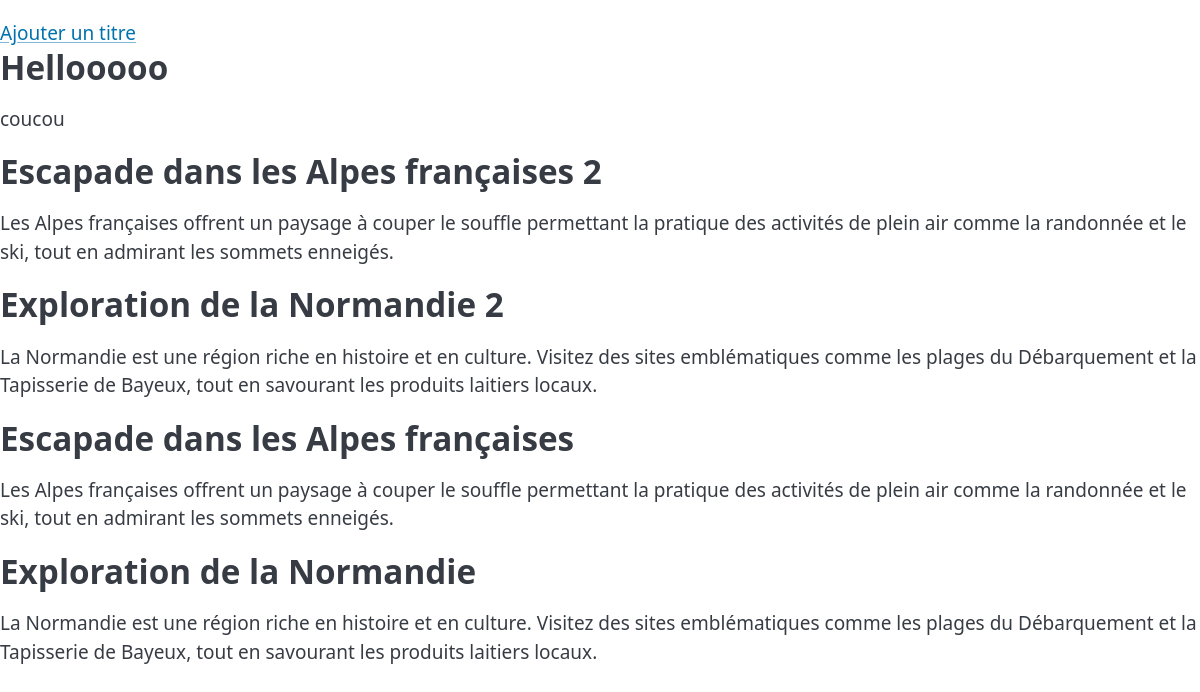
/blog/index.php, run on the app's committed database.
### tables this page shows
CREATE TABLE `article` (
  `id` int(11) NOT NULL,
  `title` varchar(255) NOT NULL,
  `content` text NOT NULL
);

### blog/index.php (the view, shortened to what this page needs)
<?php
$connexion = new PDO("mysql:host=localhost;dbname=blog_db", 'root', '');
$result = $connexion->query('SELECT * FROM article ORDER BY id DESC');
$articles = [];
while ($row = $result->fetch(PDO::FETCH_ASSOC)):
    $articles[] = $row;
endwhile;
?>
<!DOCTYPE html>
<html lang="fr">
<head>
    <link
        rel="stylesheet"
        href="https://cdn.jsdelivr.net/npm/@picocss/pico@2/css/pico.min.css">
</head>
<body>
    <main>
        <header>
            <a href="add_form.php">Ajouter un titre</a>
        </header>
        <?php
        foreach ($articles as $article):
        ?>
            <section>
                <h2><?= $article['title'] ?></h2>
                <p><?= $article['content'] ?></p>
            </section>
        <?php
        endforeach;
        ?>
    </main>
</body>
</html>

### data on the page
article: title "Hellooooo", content "coucou"
article: title "Escapade dans les Alpes françaises 2", content "Les Alpes françaises offrent un paysage à couper le souffle permettant la pratique des activités de plein air comme la randonnée et le ski, tout en admirant les sommets enneigés."
article: title "Exploration de la Normandie 2", content "La Normandie est une région riche en histoire et en culture. Visitez des sites emblématiques comme les plages du Débarquement et la Tapisserie de Bayeux, tout en savourant les produits laitiers locaux."
article: title "Escapade dans les Alpes françaises", content "Les Alpes françaises offrent un paysage à couper le souffle permettant la pratique des activités de plein air comme la randonnée et le ski, tout en admirant les sommets enneigés."
article: title "Exploration de la Normandie", content "La Normandie est une région riche en histoire et en culture. Visitez des sites emblématiques comme les plages du Débarquement et la Tapisserie de Bayeux, tout en savourant les produits laitiers locaux."
